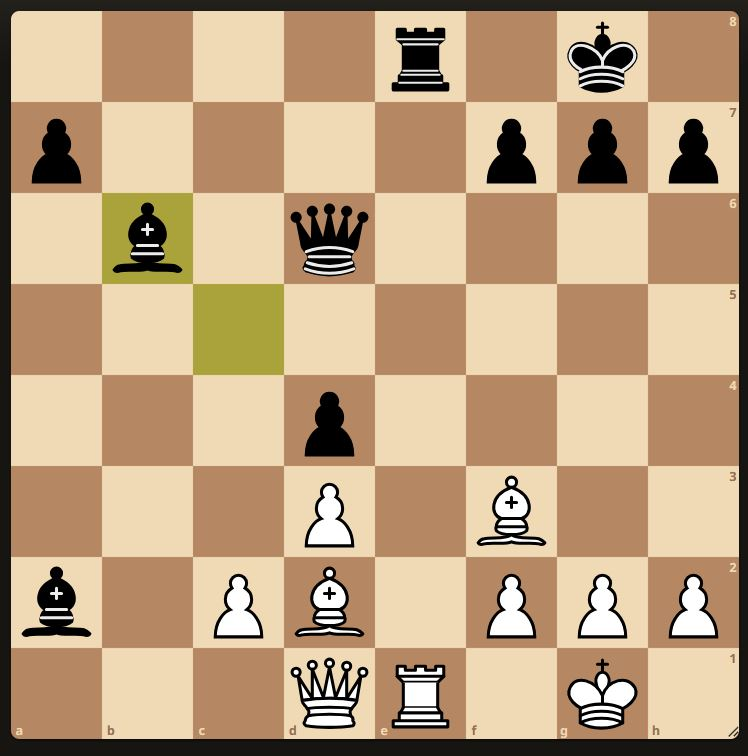
#> input picture examples/test.JPG, 748 x 756 px
$ python -i board_detect.py   (imports and definitions only)   (older library calls are emulated)
#> lines starting #> are read from the running program, lines starting #| are printed output that depends on the picture
"""Locate an axis-aligned 2D chessboard in a screenshot.

Idea (works for any digital board theme, no training needed):
  On an interior grid line of a checkerboard, the colour flips light->dark on
  one square and dark->light on the next, so the image gradient across that
  line has *both* signs in roughly equal amounts. Edges in the rest of the UI
  (panels, the board's outer border, text baselines) are mostly one-signed.
  So for every column x we compute  sqrt(sum(+dI/dx) * sum(-dI/dx)),  which
  peaks on the 7 interior vertical lines, and the same for rows. We then look
  for 7 equally spaced peaks and refine them with a least-squares fit.
"""
from __future__ import annotations

from dataclasses import dataclass

import cv2
import numpy as np


@dataclass
class BoardGeometry:
    x0: float  # left edge of the board (pixel coordinates, continuous)
    y0: float  # top edge
    dx: float  # square width
    dy: float  # square height
    confidence: float = 1.0

    # [4 lines left out: function bbox, not called in this run]

    def square_rect(self, row: int, col: int) -> tuple[float, float, float, float]:
        """(x, y, w, h) of the square at image row/col (0,0 = top-left)."""
        return (self.x0 + col * self.dx, self.y0 + row * self.dy, self.dx, self.dy)

    def square_center(self, row: int, col: int) -> tuple[float, float]:
        return (self.x0 + (col + 0.5) * self.dx, self.y0 + (row + 0.5) * self.dy)


@dataclass
class _Lines:
    first: float      # position of first interior line (continuous coords)
    d: float          # spacing
    strength: float   # normalised strength of the weakest supported line


class BoardNotFound(RuntimeError):
    pass


def _bipolar_profile(gray: np.ndarray, axis: int) -> np.ndarray:
    """axis=0 -> profile over x (vertical lines); axis=1 -> profile over y."""
    if axis == 0:
        g = cv2.Sobel(gray, cv2.CV_32F, 1, 0, ksize=3)
        pos = np.clip(g, 0, None).sum(axis=0)
        neg = np.clip(-g, 0, None).sum(axis=0)
    else:
        g = cv2.Sobel(gray, cv2.CV_32F, 0, 1, ksize=3)
        pos = np.clip(g, 0, None).sum(axis=1)
        neg = np.clip(-g, 0, None).sum(axis=1)
    prof = np.sqrt(pos * neg)
    # light smoothing so a 2-px Sobel response becomes a single peak
    prof = cv2.GaussianBlur(prof.reshape(1, -1).astype(np.float32), (0, 0), 1.0).ravel()
    return prof


def _peaks(prof: np.ndarray, max_peaks: int = 48) -> np.ndarray:
    if prof.max() <= 0:
        return np.array([], dtype=int)
    n = len(prof)
    thr = 0.12 * prof.max()
    cand = []
    for i in range(1, n - 1):
        v = prof[i]
        if v >= thr and v >= prof[max(0, i - 2):i + 3].max():
            cand.append(i)
    cand = np.array(cand, dtype=int)
    if len(cand) > max_peaks:
        cand = cand[np.argsort(prof[cand])[::-1][:max_peaks]]
    return np.sort(cand)


def _support(prof: np.ndarray, lines: np.ndarray, tol: int) -> np.ndarray:
    n = len(prof)
    out = np.empty(len(lines), dtype=np.float32)
    for j, l in enumerate(lines):
        c = int(round(l))
        lo, hi = max(0, c - tol), min(n, c + tol + 1)
        out[j] = prof[lo:hi].max() if hi > lo else 0.0
    return out


def _refine(prof: np.ndarray, lines: np.ndarray, tol: int) -> tuple[float, float]:
    """Sub-pixel peak per line, then least-squares fit pos = first + k*d."""
    n = len(prof)
    pos = []
    for l in lines:
        c = int(round(l))
        lo, hi = max(1, c - tol), min(n - 1, c + tol + 1)
        i = lo + int(np.argmax(prof[lo:hi]))
        a, b, c3 = prof[i - 1], prof[i], prof[min(i + 1, n - 1)]
        den = a - 2 * b + c3
        off = 0.5 * (a - c3) / den if den != 0 else 0.0
        pos.append(i + float(np.clip(off, -0.5, 0.5)))
    k = np.arange(len(lines))
    d, first = np.polyfit(k, np.array(pos), 1)
    return float(first), float(d)


def _find_lines(prof: np.ndarray, extent: int, lineal_len: float,
                d_min: float, d_max: float, d_hint: float | None = None) -> _Lines | None:
    """Find the best set of 7 equally spaced interior grid lines in a profile.

    lineal_len: number of pixels summed per line (used to normalise strength).
    """
    peaks = _peaks(prof)
    # Every candidate grid: two peaks a < b that are k lines apart, with a as line idx.
    # Enumerated in the same order as the nested loops this replaces, so that
    # argmax (first maximum) breaks ties the same way.
    firsts, ds = [], []
    for a in peaks:
        for b in peaks:
            if b <= a:
                continue
            for k in range(1, 7):
                d = (b - a) / k
                if d < d_min or d > d_max:
                    continue
                if d_hint is not None and abs(d - d_hint) > 0.06 * d_hint:
                    continue
                for idx in range(0, 7 - k):
                    first = a - idx * d
                    if first - d < -0.15 * d or first + 7 * d > extent - 1 + 0.15 * d:
                        continue
                    firsts.append(first)
                    ds.append(d)
    if not firsts:
        return None
    firsts_a, ds_a = np.array(firsts), np.array(ds)
    tols = np.maximum(1, np.round(0.04 * ds_a).astype(int))
    centres = np.round(firsts_a[:, None] + ds_a[:, None] * np.arange(7)).astype(int)
    # _support() for all candidates at once: windowed max of the profile. The profile
    # is >= 0, so zero padding reproduces its clipping at the ends exactly.
    pad = len(prof) + int(tols.max()) + 2
    padded = np.concatenate([np.zeros(pad, np.float32), prof.astype(np.float32), np.zeros(pad, np.float32)])
    metric = np.empty(len(firsts), dtype=np.float32)
    for tol in np.unique(tols):
        sel = tols == tol
        wmax = np.lib.stride_tricks.sliding_window_view(padded, 2 * tol + 1).max(axis=1)
        vals = wmax[np.clip(centres[sel] + pad - tol, 0, len(wmax) - 1)]
        metric[sel] = np.sort(vals, axis=1)[:, :5].sum(axis=1)  # robust: all lines must be present
    i = int(np.argmax(metric))
    first, d, tol = firsts[i], ds[i], int(tols[i])
    first, d = _refine(prof, first + d * np.arange(7), tol)
    vals = _support(prof, first + d * np.arange(7), max(1, int(round(0.04 * d))))
    # Sobel step response is ~4*contrast per pixel row; normalise to "grey levels"
    strength = float(vals.min()) / (4.0 * max(lineal_len, 1.0))
    return _Lines(first=first, d=d, strength=strength)


def _checker_score(gray: np.ndarray, g: BoardGeometry) -> float:
    """How strongly the found grid alternates light/dark (0 = not at all).

    Uses a thin ring near each square's border, where pieces rarely reach.
    """
    vals = np.zeros((8, 8), dtype=np.float32)
    H, W = gray.shape
    for r in range(8):
        for c in range(8):
            x, y, w, h = g.square_rect(r, c)
            m = max(1, int(0.08 * w))
            x0, y0 = int(round(x)) + m, int(round(y)) + m
            x1, y1 = int(round(x + w)) - m, int(round(y + h)) - m
            x0, y0, x1, y1 = max(0, x0), max(0, y0), min(W, x1), min(H, y1)
            if x1 - x0 < 3 or y1 - y0 < 3:
                return 0.0
            patch = gray[y0:y1, x0:x1]
            t = max(1, int(0.12 * w))
            ring = np.concatenate([patch[:t].ravel(), patch[-t:].ravel(),
                                   patch[:, :t].ravel(), patch[:, -t:].ravel()])
            vals[r, c] = np.median(ring)
    parity = (np.add.outer(np.arange(8), np.arange(8)) % 2).astype(bool)
    a, b = vals[~parity], vals[parity]
    spread = np.concatenate([a - np.median(a), b - np.median(b)]).std() + 1.0
    return float(abs(np.median(a) - np.median(b)) / spread)


def detect_board(img_bgr: np.ndarray, min_square_px: int = 10) -> BoardGeometry:
    gray = cv2.cvtColor(img_bgr, cv2.COLOR_BGR2GRAY).astype(np.float32)
    H, W = gray.shape
    d_max = min(H, W) / 8.0 + 1.0

    # pass 1: whole image, both axes
    lx = _find_lines(_bipolar_profile(gray, 0), W, H, min_square_px, d_max)
    ly = _find_lines(_bipolar_profile(gray, 1), H, W, min_square_px, d_max)
    if lx is None and ly is None:
        raise BoardNotFound("no checkerboard grid found")

    # passes 2-3: restrict each axis to the other's span (removes UI clutter)
    for _ in range(2):
        if lx is not None:
            x0 = int(max(0, lx.first - lx.d)); x1 = int(min(W, lx.first + 7 * lx.d))
            strip = gray[:, x0:x1]
            ly = _find_lines(_bipolar_profile(strip, 1), H, x1 - x0, min_square_px, d_max,
                             d_hint=lx.d) or ly
        if ly is not None:
            y0 = int(max(0, ly.first - ly.d)); y1 = int(min(H, ly.first + 7 * ly.d))
            strip = gray[y0:y1, :]
            lx = _find_lines(_bipolar_profile(strip, 0), W, y1 - y0, min_square_px, d_max,
                             d_hint=ly.d) or lx
        if lx is None or ly is None:
            raise BoardNotFound("grid found along one axis only")

    # +0.5: a Sobel peak at index i marks the boundary between pixels i and i+1
    geom = BoardGeometry(x0=lx.first - lx.d + 0.5, y0=ly.first - ly.d + 0.5,
                         dx=lx.d, dy=ly.d)
    aspect = geom.dx / geom.dy
    if not 0.9 < aspect < 1.1:
        raise BoardNotFound(f"grid is not square (aspect {aspect:.2f})")
    if min(lx.strength, ly.strength) < 2.0:
        raise BoardNotFound("grid lines too weak")
    chk = _checker_score(gray, geom)
    geom.confidence = float(min(1.0, chk / 4.0))
    if chk < 1.5:
        raise BoardNotFound(f"found a grid but squares do not alternate (score {chk:.2f})")
    return geom


def geometry_from_bbox(x: float, y: float, w: float, h: float) -> BoardGeometry:
    return BoardGeometry(x0=x, y0=y, dx=w / 8.0, dy=h / 8.0)

>>> import cv2
>>> picture = cv2.imread('../examples/test.JPG')
#> picture is the input picture: shape (756, 748, 3); mean B, G, R 127.2, 160.1, 188.4
>>> result = detect_board(picture)
#> in detect_board, `gray = cv2.cvtColor(img_bgr, cv2.COLOR_BGR2GRAY).astype(np.float32)`:
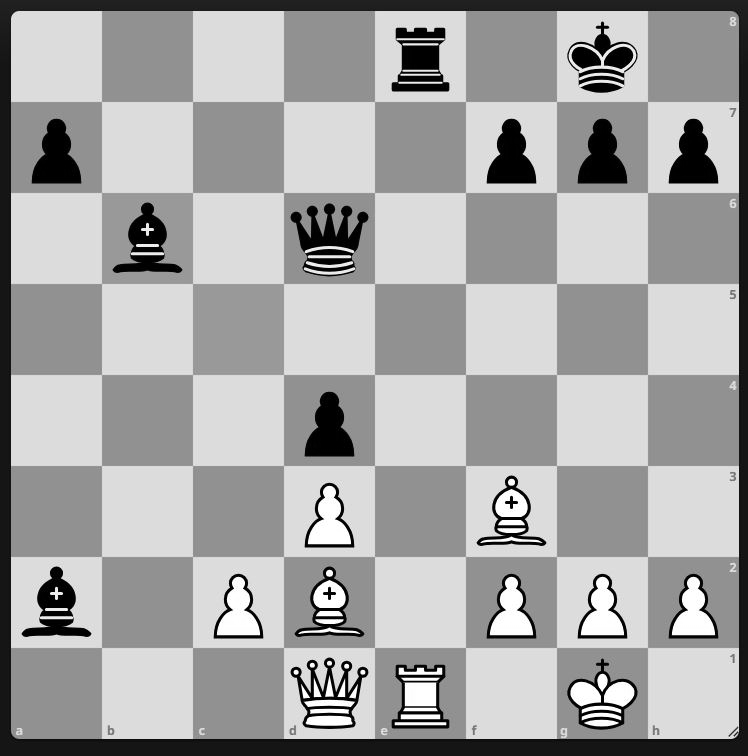
#> gray: shape (756, 748) float32; min 0, max 255, mean 164.8
#> in _bipolar_profile, `pos = np.clip(g, 0, None).sum(axis=0)`: pos = 748 values, max 472093 at index 10, min 0 at index 0, mean 9078.9
#> in _bipolar_profile, `neg = np.clip(-g, 0, None).sum(axis=0)`: neg = 748 values, max 467659 at index 738, min 0 at index 0, mean 9078.9
#> in _bipolar_profile, `prof = np.sqrt(pos * neg)`: prof = 748 values, max 104343.4 at index 374, min 0 at index 0, mean 6990.1
#> in _bipolar_profile, `prof = cv2.GaussianBlur(prof.reshape(1, -1).astype(np.float32), (0, 0)..`: prof = 748 values, max 68812.3 at index 374, min 0 at index 0, mean 6990.1
#> in _peaks, `n = len(prof)`: n = 748
#> in _peaks, `thr = 0.12 * prof.max()`: thr = 8257.5
#> the loop in _peaks, `for i in range(1, n - 1):` made 746 passes
#> v on passes 1 to 3: 0, 0, 0.277
#> after the loop in _peaks, `for i in range(1, n - 1):`: cand = 34 values from 102 to 735
#> the loop in _find_lines, `for a in peaks:` made 34 passes
#> a on passes 1 to 4: 102, 193, 284, 306
#> after the loop in _find_lines, `for a in peaks:`: ds = 4417 values, max 94.5 at index 264, min 10 at index 566, mean 37.26; firsts = 4417 values, max 673 at index 4410, min 41.33 at index 5, mean 347.7
#> in _find_lines, `firsts_a, ds_a = np.array(firsts), np.array(ds)`: firsts_a has the same summary as firsts; ds_a has the same summary as ds
#> in _find_lines, `tols = np.maximum(1, np.round(0.04 * ds_a).astype(int))`: tols = 4417 values, max 4 at index 0, min 1 at index 3, mean 1.59
#> in _find_lines, `pad = len(prof) + int(tols.max()) + 2`: pad = 754
#> in _find_lines, `padded = np.concatenate([np.zeros(pad, np.float32), prof.astype(np.flo..`: padded = 2256 values, max 68812.3 at index 1128, min 0 at index 0, mean 2317.6
#> in _find_lines, `metric = np.empty(len(firsts), dtype=np.float32)`: metric = 4417 values, max 3.69e+19 at index 1538, min -3.69e+19 at index 1520, mean 2.51e+16
#> the loop in _find_lines, `for tol in np.unique(tols):` made 4 passes
#> after the loop in _find_lines, `for tol in np.unique(tols):`: metric = 4417 values, max 335902.6 at index 0, min 2582.7 at index 24, mean 42174.8
#> in _find_lines, `i = int(np.argmax(metric))`: i = 0
#> in _find_lines, `first, d, tol = firsts[i], ds[i], int(tols[i])`: first = 102; d = 91; tol = 4
#> in _refine, `n = len(prof)`: n = 748
#> the loop in _refine, `for l in lines:` made 7 passes
#> (l, c, lo, hi, i, a, b, c3) on passes 1 to 4: (102, 102, 98, 107, 102, 66698.3, 66730.9, 33401), (193, 193, 189, 198, 193, 66087.7, 66799.1, 34009.6), (284, 284, 280, 289, 284, 67075.2, 67146.2, 34084.5), (375, 375, 371, 380, 374, 35466.2, 68812.3, 68006)
#> after the loop in _refine, `for l in lines:`: pos = [101.5, 192.5, 283.5, 374.5, 465.5, 556.5, 647.5]
#> in _refine, `k = np.arange(len(lines))`: k = [0, 1, 2, 3, 4, 5, 6]
#> in _refine, `d, first = np.polyfit(k, np.array(pos), 1)`: d = 91; first = 101.5
#> in _support, `n = len(prof)`: n = 748
#> in _support, `out = np.empty(len(lines), dtype=np.float32)`: out = [10389.4, 3.07e-41, 0, 0, 1.12e-44, 0, 1.12e-44]
#> the loop in _support, `for j, l in enumerate(lines):` made 7 passes
#> (l, c, lo, hi) on passes 1 to 4: (101.5, 102, 98, 107), (192.5, 193, 189, 198), (283.5, 284, 280, 289), (374.5, 374, 370, 379)
#> after the loop in _support, `for j, l in enumerate(lines):`: out = [66730.9, 66799.1, 67146.2, 68812.3, 67640.9, 68769.1, 67585.5]
#> in _find_lines, `vals = _support(prof, first + d * np.arange(7), max(1, int(round(0.04 ..`: vals has the same summary as out in _support
#> in _find_lines, `strength = float(vals.min()) / (4.0 * max(lineal_len, 1.0))`: strength = 22.07
#> call 2 of _bipolar_profile, with axis = 1
#> in _bipolar_profile (call 2), `g = cv2.Sobel(gray, cv2.CV_32F, 0, 1, ksize=3)`:
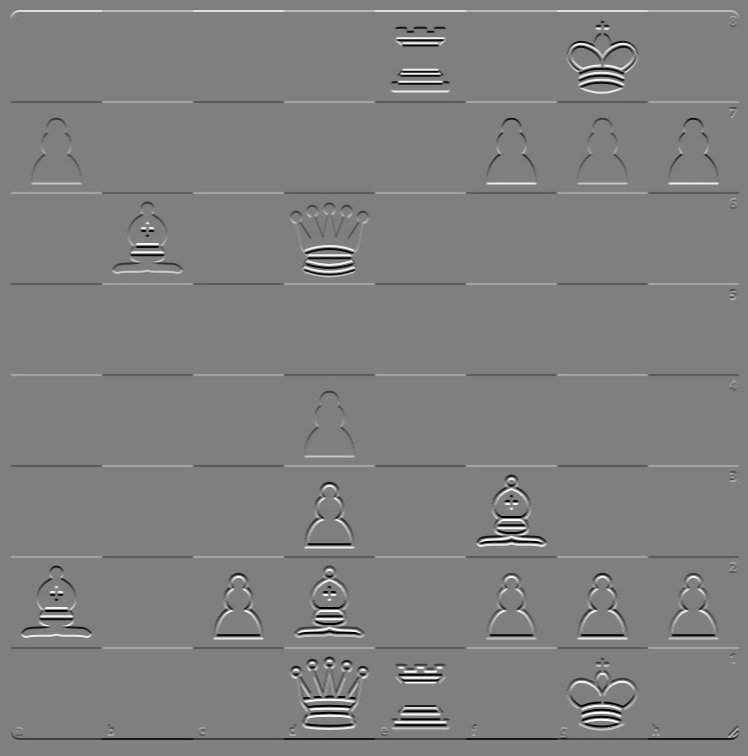
#> g: shape (756, 748) float32; min -1020, max 1020, mean -0.1; drawn with min black and max white
#> in _bipolar_profile (call 2), `pos = np.clip(g, 0, None).sum(axis=1)`: pos = 756 values, max 444106 at index 11, min 0 at index 0, mean 11403.4
#> in _bipolar_profile (call 2), `neg = np.clip(-g, 0, None).sum(axis=1)`: neg = 756 values, max 491383 at index 738, min 0 at index 0, mean 11498.4
#> in _bipolar_profile (call 2), `prof = np.sqrt(pos * neg)`: prof = 756 values, max 121823.2 at index 635, min 0 at index 0, mean 8085.7
#> in _bipolar_profile (call 2), `prof = cv2.GaussianBlur(prof.reshape(1, -1).astype(np.float32), (0, 0)..`: prof = 756 values, max 77788.3 at index 635, min 0 at index 0, mean 8085.7
#> the loop in _peaks (call 2), `for i in range(1, n - 1):` made 754 passes
#> v on passes 1 to 3: 0, 0, 0.1
#> the loop in _find_lines (call 2), `for a in peaks:` made 35 passes
#> a on passes 1 to 4: 43, 69, 75, 82
#> the loop in _find_lines (call 2), `for tol in np.unique(tols):` made 4 passes
#> the loop in _refine (call 2), `for l in lines:` made 7 passes
#> (l, c, lo, hi, i, a, b, c3) on passes 1 to 4: (101, 101, 97, 106, 101, 34268.2, 68582.8, 68444.3), (192.5, 192, 188, 197, 193, 66435.1, 67484.7, 34232), (284, 284, 280, 289, 284, 66028.4, 66034.8, 33411.4), (375.5, 376, 372, 381, 374, 34254, 67502.2, 66444.2)
#> the loop in _support (call 2), `for j, l in enumerate(lines):` made 7 passes
#> the loop in detect_board, `for _ in range(2):` made 2 passes
#> (x0, x1) on passes 1 to 2: (10, 738), (10, 738)
#> pass 1, in _bipolar_profile (call 3), `g = cv2.Sobel(gray, cv2.CV_32F, 0, 1, ksize=3)`:
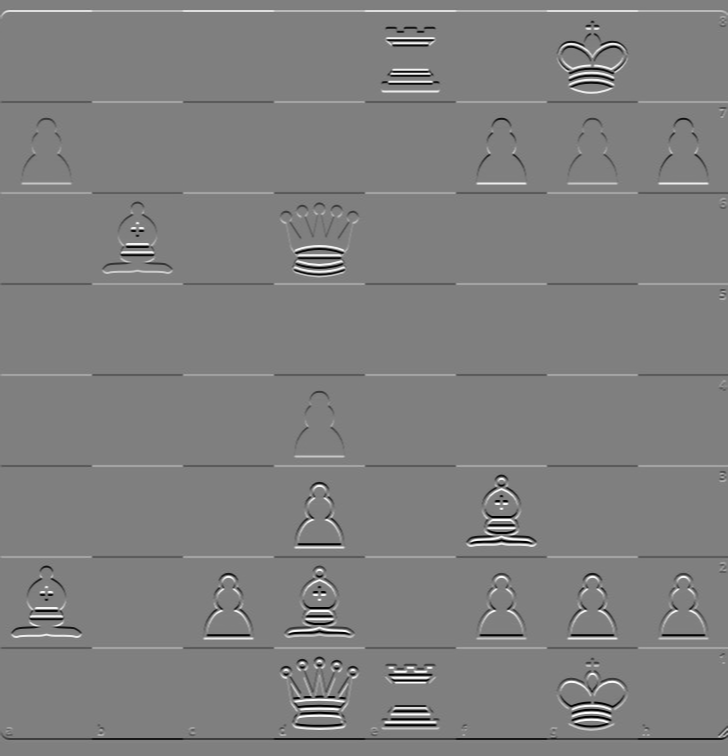
#> g: shape (756, 728) float32; min -1020, max 1020, mean -0.1; drawn with min black and max white
#> pass 1, in detect_board, `strip = gray[y0:y1, :]`:
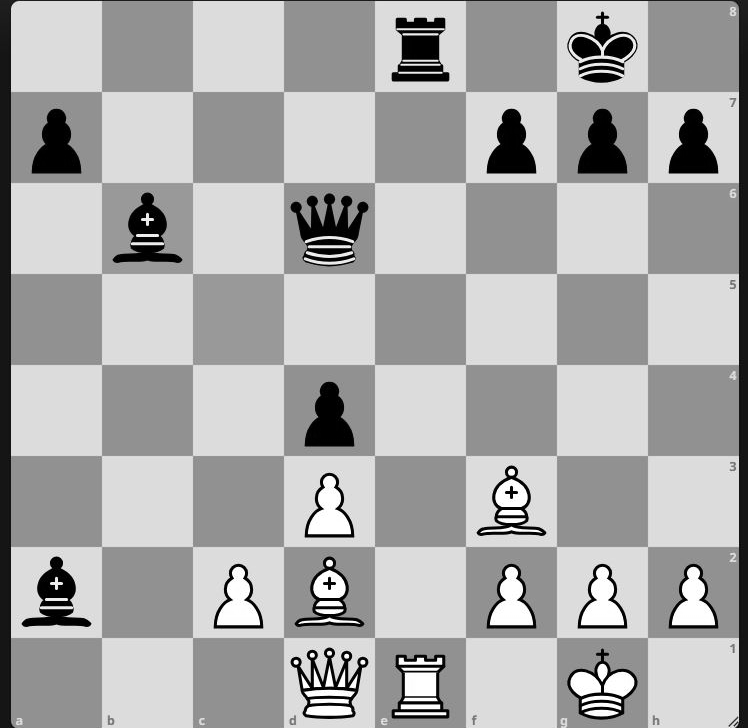
#> strip: shape (728, 748) float32; min 0, max 255, mean 170
#> pass 1, in _bipolar_profile (call 4), `g = cv2.Sobel(gray, cv2.CV_32F, 1, 0, ksize=3)`:
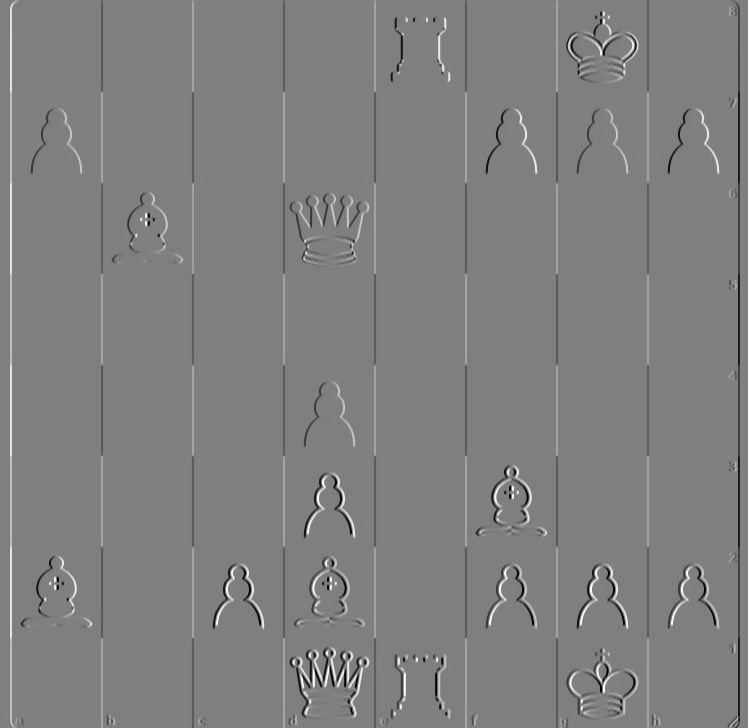
#> g: shape (728, 748) float32; min -1017, max 1016, mean 0; drawn with min black and max white
#> in detect_board, `aspect = geom.dx / geom.dy`: aspect = 1
#> in _checker_score, `a, b = vals[~parity], vals[parity]`: a = 32 values from 220 to 220; b = 32 values, max 153 at index 8, min 145 at index 0, mean 145.5
#> in _checker_score, `spread = np.concatenate([a - np.median(a), b - np.median(b)]).std() + ..`: spread = 2.39
#> in detect_board, `chk = _checker_score(gray, geom)`: chk = 31.36
#> in detect_board, `geom.confidence = float(min(1.0, chk / 4.0))`: geom.confidence = 1
